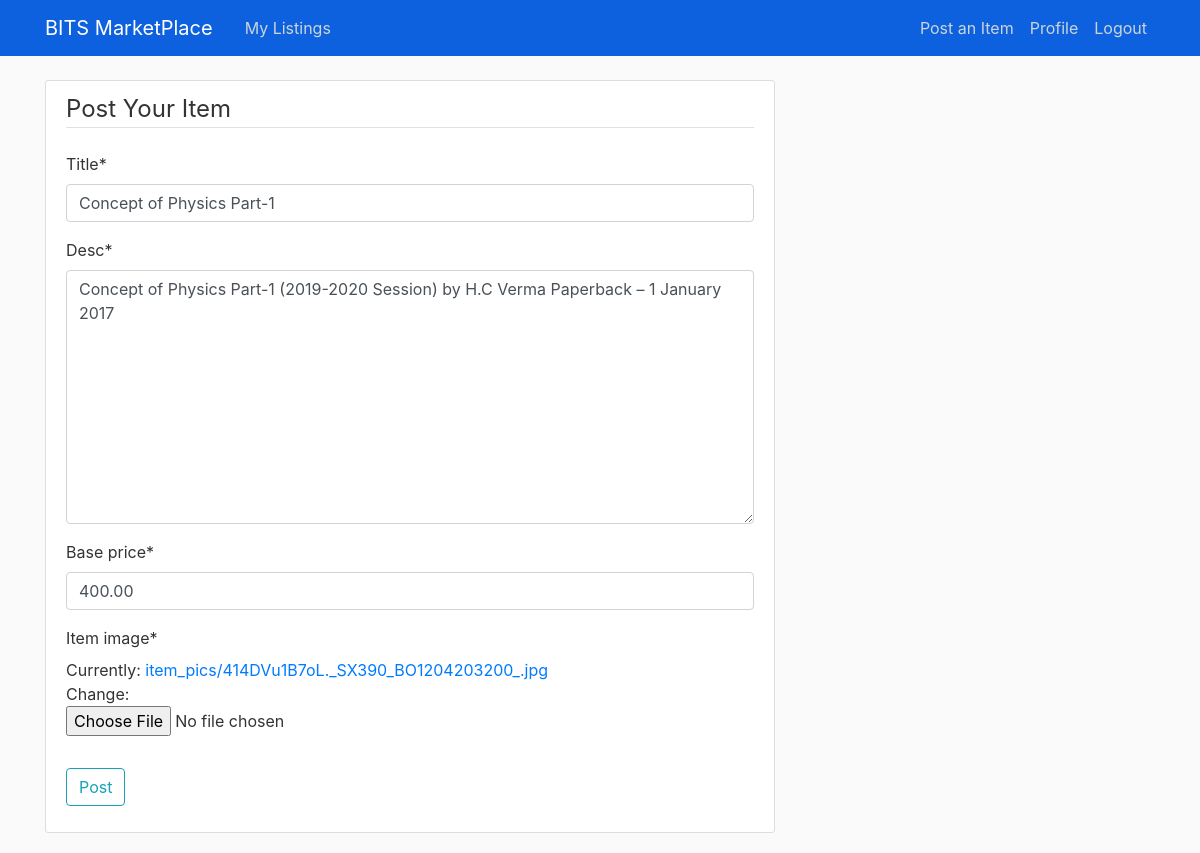
The page /post/7/update/ (signed in) on the database its author committed.
### item/models.py (models this page shows, shortened)
class Post(models.Model):
    title = models.CharField(max_length=100)
    desc = models.TextField()
    date_posted = models.DateTimeField(default=timezone.now)
    seller = models.ForeignKey(User, on_delete=models.CASCADE)
    base_price = models.DecimalField(max_digits=20, decimal_places=2)
    status = models.CharField(max_length=20, default='Unsold')
    item_image = models.ImageField(default='default_item.jpg', upload_to='item_pics')
    bid = models.DecimalField(max_digits=20, decimal_places=2, default=0.0)
    bid_phone = models.CharField(max_length=10, default='XXXXXXXXXX')
    objects = models.Manager()

### item/views.py (the view, shortened to what this page needs)
# urls.py: path('post/<int:pk>/update/', PostUpdateView.as_view(), name = 'post-update'),
class PostUpdateView(LoginRequiredMixin, UserPassesTestMixin, UpdateView):
    model = Post
    fields = ['title', 'desc', 'base_price', 'item_image']
    def test_func(self):
        post = self.get_object()
        if self.request.user == post.seller:
            return True
        return False

### item/templates/item/post_form.html (shortened to what this page needs)
{% extends "item/base.html" %}
{% load crispy_forms_tags %}
{% block content %}
    <div class="content-section">
        <form method="POST" enctype="multipart/form-data">
            <fieldset class="form-group">
                <legend class="border-bottom mb-4">Post Your Item</legend>
                {{ form|crispy }}
            </fieldset>
            <div class="form-group">
                <button class="btn btn-outline-info" type="submit">Post</button>
            </div>
        </form>
    </div>
{% endblock content %}

### item/static/item/main.css (style rules this page uses)
body { background: #fafafa; color: #333333; margin-top: 5rem; }
.content-section { background: #ffffff; padding: 10px 20px; border: 1px solid #dddddd; border-radius: 3px; margin-bottom: 20px; }

### rows shown on the page
Post: title "Concept of Physics Part-1", desc "Concept of Physics Part-1 (2019-2020 Session) by H.C Verma Paperback – 1 January 2017", base_price "400.00"
